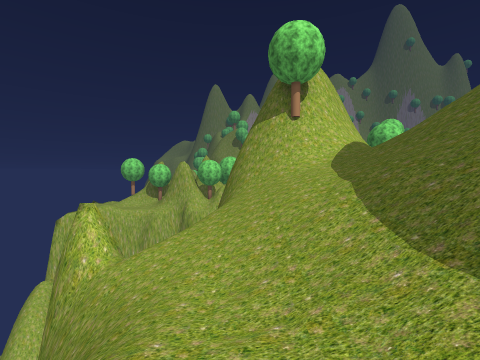
View 1 (above)

23 first-person views from a walk through a 3-D level made in the Unity game engine. The camera is 1.5 m above the floor, tilts 2° down and sees 85° across. The floor is counted in squares, 2 m on a side. Each view is taken from the middle of a square. On the plan, view 1 faces up. The plan holds only what a view shows up to about 9 squares ahead; the rest is blank. The place goes on beyond the plan. Some trees and plants on the terrain are drawn as simple stand-ins. The player is left out.

View 2
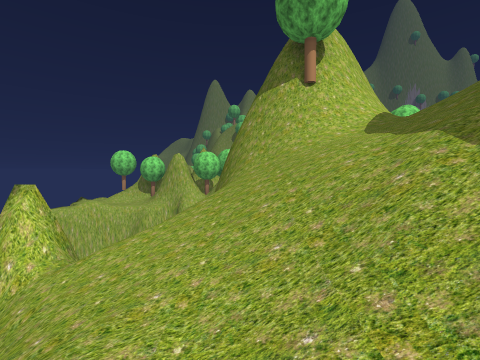

View 3
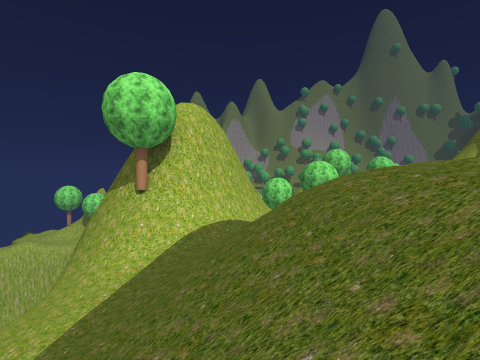

View 4
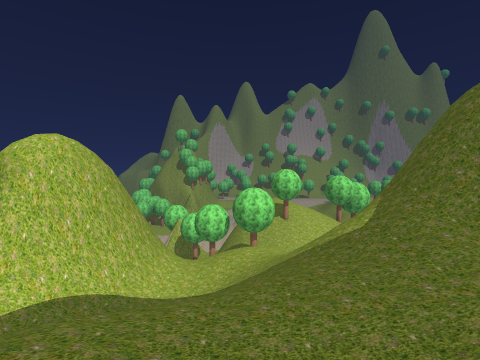

View 5
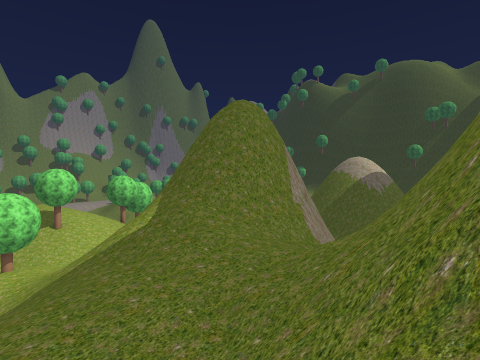

View 6
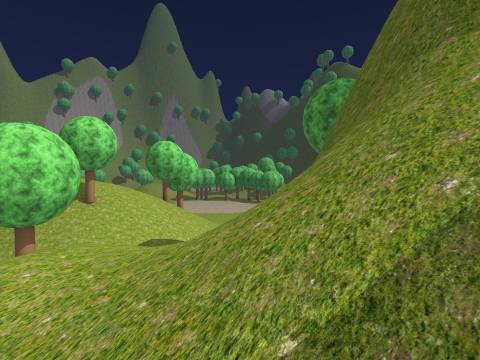

View 7
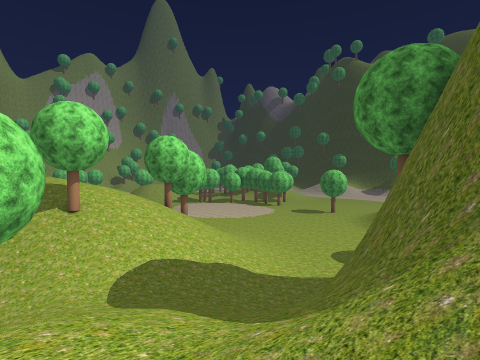

View 8
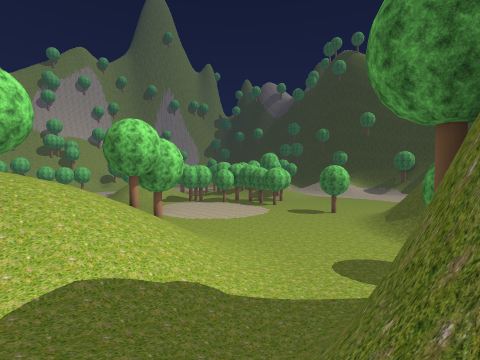

View 9
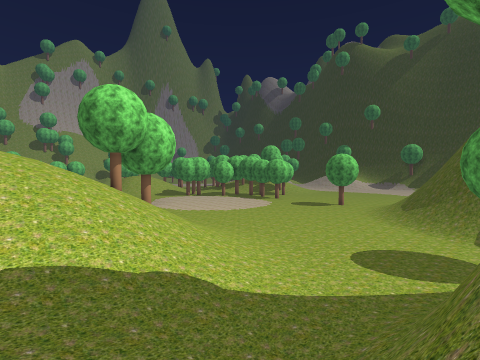

View 10
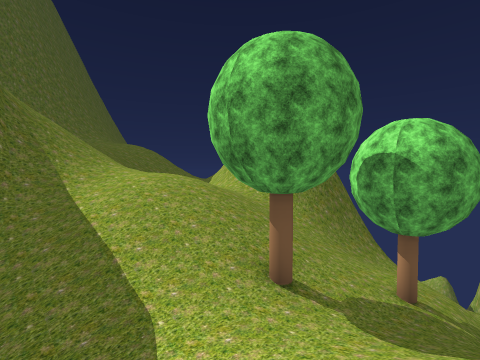

View 11
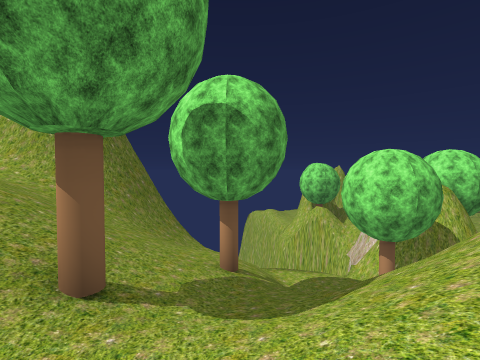

View 12
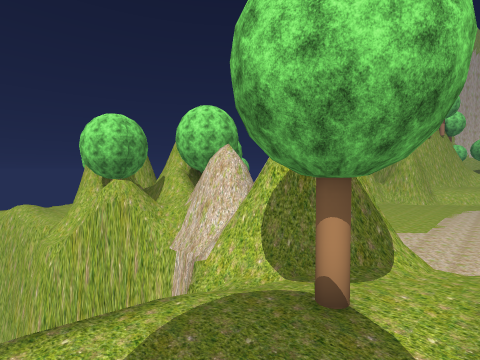

View 13
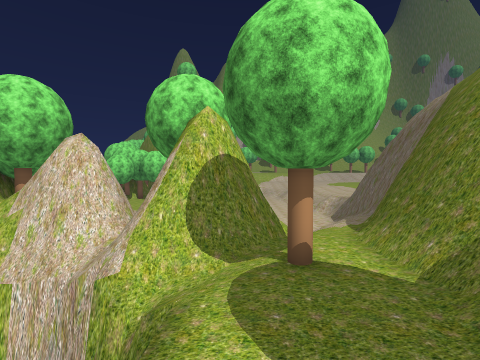

View 14
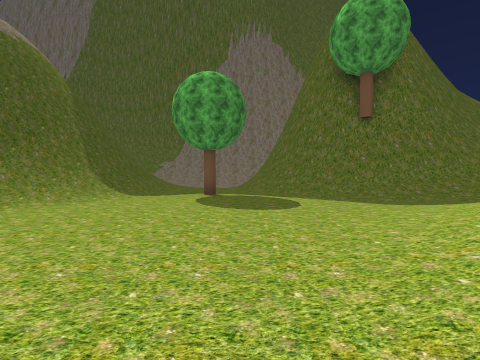

View 15
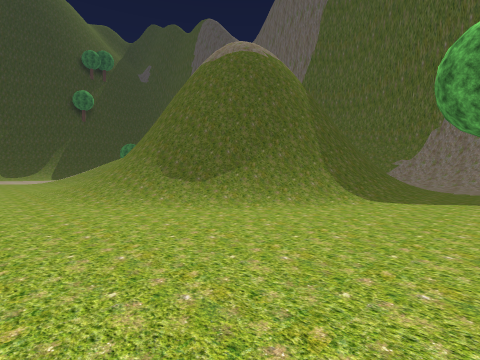

View 16
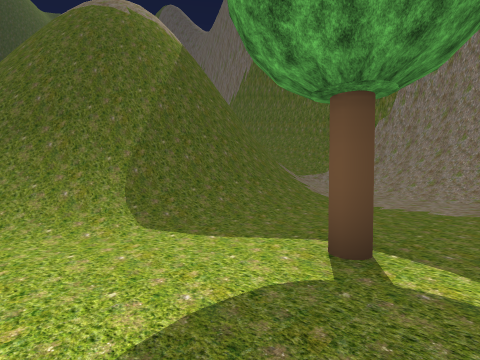

View 17
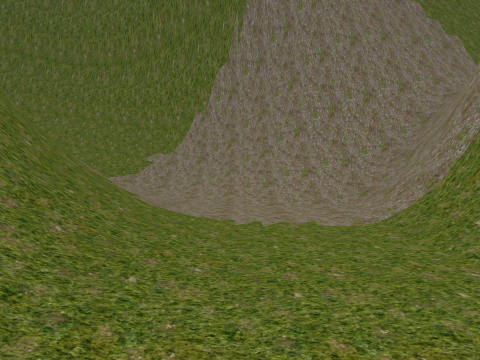

View 18
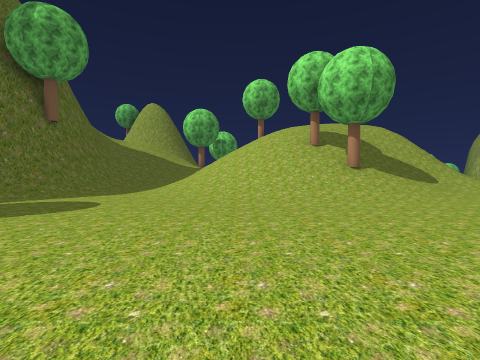

View 19
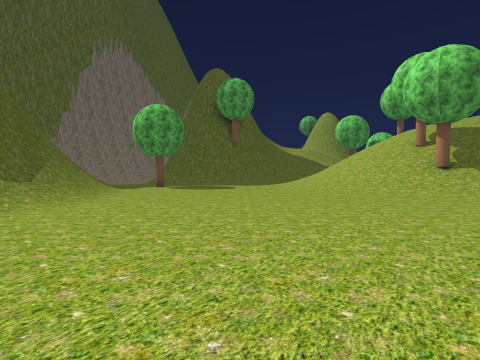

View 20
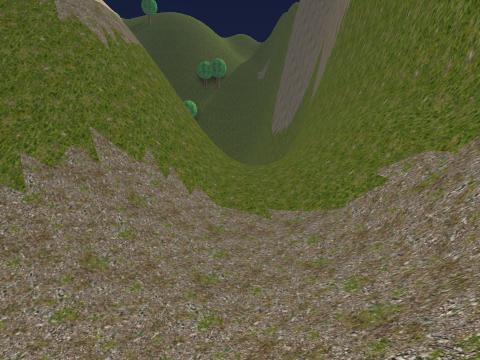

View 21
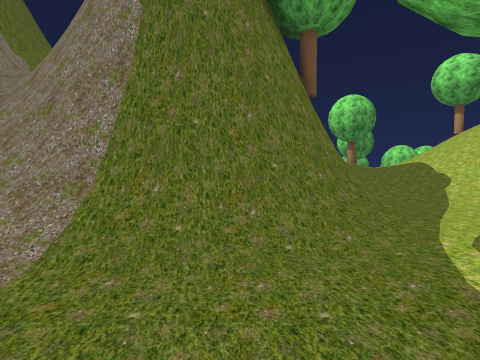

View 22
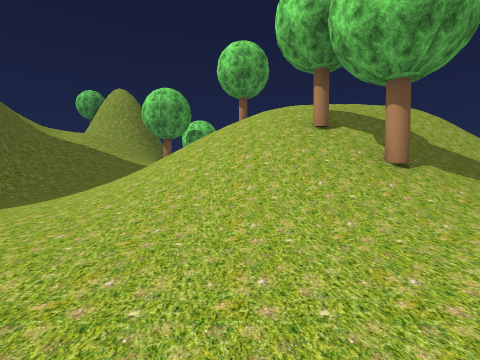

View 23
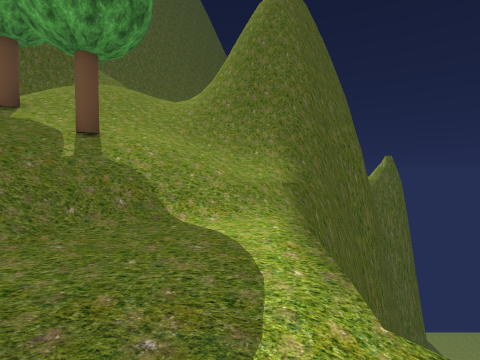

### Floor plan
Key: @ floor where view 1 was taken; # wall or solid block; . main floor; : floor 1.5 m higher than the main floor; - floor 1.75 m lower than the main floor; + floor 4.75 m higher than the main floor; * floor 6.25 m higher than the main floor; % floor 8 m higher than the main floor; / step, stairs or slope; = window, fence, low wall or low ledge; ^ raised ledge; v drop or lower ground; T tree.
Columns run from 5 left of view 1 to 30 right of it. Each row starts with its distance up from view 1.
 25     #     ##-  v  //////:.........
 24     #######--#v/  *////:/.........
 23   T##v v##-T##v  **//T///.........
 22  ^^#v   vv--## //////////.........
 21  vvv     v--/ ///T///////...........
 20          v-/////////////:...........
 19         vv//T/://///////:.........//
 18         v//////T:::////:........////
 17        vv#=//////:://::........//=##
 16       vv###/////////:.........//####
 15       v#####////////////....../=##
 14        #   #+/++///#####=..T../##
 13            #+/++//##   ##/...//#
 12           ##+////=##    ##...//#
 11          ##/+////=##    ##...//##
 10      #####/+  ////##    ##...:/###
  9      =##//+   ////=##  ###....//###
  8     v/////   //%%//=####=///..////##
  7 v#v//////// /%%%%%%////####=//::////
  6 vv//////////%%%%////#########///////
  5  vv/////////%  ///###       ########
  4   v////////// /####
  3    v///// //
  2     ////  /
  1
  0      @

Positions as (right, up) in squares from view 1, and headings:
1: (0, 0), facing up
2: (0, 2), facing up
3: (5, 2), facing up
4: (9, 4), facing up
5: (9, 4), facing up-right
6: (9, 10), facing up-right
7: (10, 12), facing up-right
8: (12, 13), facing up-right
9: (13, 14), facing up-right
10: (13, 20), facing down-left
11: (12, 19), facing left
12: (7, 20), facing up-left
13: (5, 19), facing up
14: (21, 22), facing down
15: (22, 21), facing down-right
16: (21, 16), facing down-right
17: (23, 14), facing down
18: (26, 20), facing left
19: (28, 25), facing down-left
20: (23, 7), facing right
21: (23, 12), facing left
22: (22, 21), facing left
23: (5, 23), facing down
